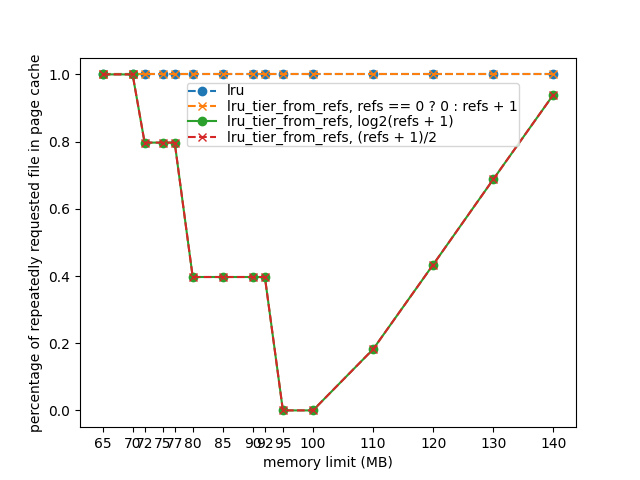

Source code (Python):
#!/opt/homebrew/bin/python3
import matplotlib.pyplot as plt

mem_size = [65, 70, 72, 75, 77, 80, 85, 90, 92, 95, 100, 110, 120, 130, 140]
percentage = [1.0, 1.0, 0.797, 0.797, 0.797, 0.397, 0.397, 0.397, 0.397, 0, 0, 0.182, 0.434, 0.688, 0.94]
percentage_lru = [1.0, 1.0, 1.0, 1.0, 1.0, 1.0, 1.0, 1.0, 1.0, 1.0, 1.0, 1.0, 1.0, 1.0, 1.0]
percentage_solution = [1.0, 1.0, 1.0, 1.0, 1.0, 1.0, 1.0, 1.0, 1.0, 1.0, 1.0, 1.0, 1.0, 1.0, 1.0]

plt.plot(mem_size, percentage_lru, marker='o', linestyle='dashed', label='lru')
plt.plot(mem_size, percentage_solution, marker='x', linestyle='dashed', label='lru_tier_from_refs, refs == 0 ? 0 : refs + 1')
plt.plot(mem_size, percentage, marker='o', label='lru_tier_from_refs, log2(refs + 1)')
plt.plot(mem_size, percentage, marker='x', linestyle='dashed', label='lru_tier_from_refs, (refs + 1)/2')

#plt.legend()
plt.xlabel('memory limit (MB)')
plt.ylabel('percentage of repeatedly requested file in page cache')
plt.xticks(mem_size)
#plt.xscale('log', base=2)
# plt.yscale('log')

plt.legend(loc='upper center', borderpad=0.1, labelspacing=0.1, bbox_to_anchor=(0.55, 0.95))

plt.savefig('plot.png')
plt.clf()

times = [4, 8, 12, 16]
percentage_80 = [0, 0.397, 0.397, 0.397]
percentage_65 = [0, 1.0, 1.0, 1.0]
percentage_75 = [0, 0.797, 0.797, 0.797]
percentage_110 = [0.182, 0.182, 0.182, 0.182]
percentage_130 = [0.688, 0.688, 0.688, 0.688]

plt.plot(times, percentage_80, marker='o', label='80MB')
plt.plot(times, percentage_65, marker='o', label='65MB')
plt.plot(times, percentage_75, marker='o', label='75MB')
plt.plot(times, percentage_110, marker='o', label='110MB')
plt.plot(times, percentage_130, marker='o', label='130MB')
plt.xlabel('Access times (read)')
plt.ylabel('percentage of repeatedly requested file in page cache')
plt.xticks(times)

plt.legend()

plt.savefig('plot_1.png')
plt.clf()

plt.plot(mem_size, percentage, marker='o', label='lru_tier_from_refs, refs == 0 ? 0 : refs + 1')

plt.xlabel('memory limit (MB)')
plt.ylabel('percentage of repeatedly requested file in page cache')
plt.xticks(mem_size)

plt.legend()

plt.savefig('plot_2.png')
plt.clf()